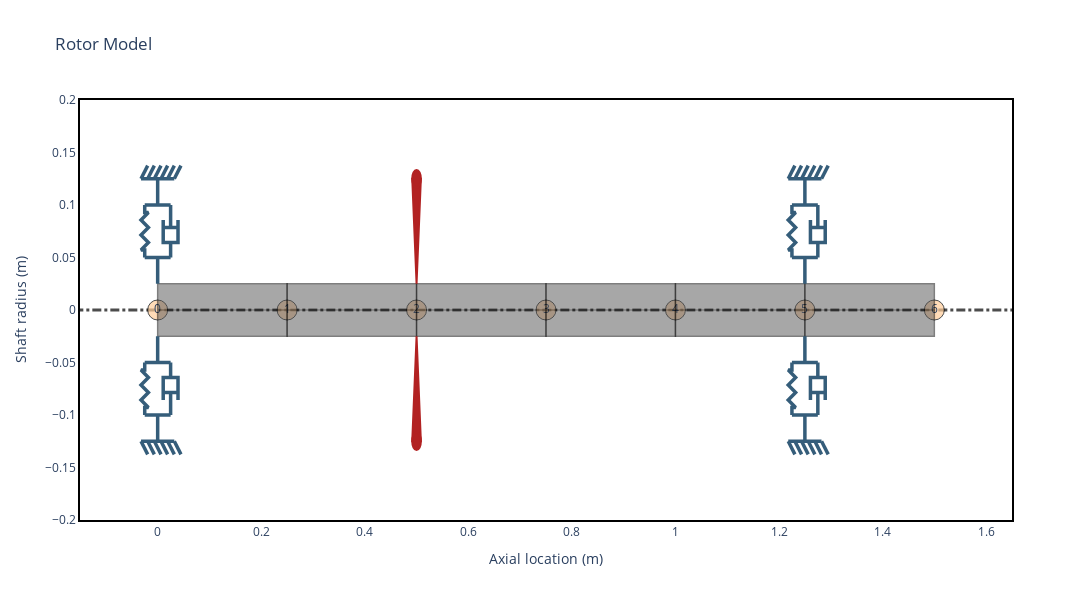

Notebook code for this chart:
### Code cell
rotor = rs.Rotor(shaft_elements=shaft_elements, disk_elements=[disk], bearing_elements=bearings)
rotorfig = rotor.plot_rotor(width=1500,height=600)
rotorfig.update_yaxes(range=[-0.2, 0.2])
rotorfig.show()
rotorfig.write_html("rotorpic.html")

### Figure 1 — Plotly figure (JSON) as saved in the notebook; plotly's stock layout.template omitted (floating-point values rounded to 4 significant figures)
{"data": [{"hoverinfo": "none", "line": {"color": "black", "dash": "dashdot", "width": 3}, "mode": "lines", "opacity": 0.7, "showlegend": false, "type": "scatter", "x": [-0.3, 1.8], "y": [0, 0]}, {"hoverinfo": "none", "marker": {"color": "#ffcc99", "line": {"color": "black", "width": 1}, "opacity": 0.7, "size": 20}, "mode": "markers+text", "showlegend": false, "text": ["0", "1", "2", "3", "4", "5", "6"], "type": "scatter", "x": [0, 0.25, 0.5, 0.75, 1, 1.25, 1.5], "y": [0, 0, 0, 0, 0, 0, 0]}, {"customdata": [[0, 0.05, 0, 0.05, 0, 0.25, "Steel"], [0, 0.05, 0, 0.05, 0, 0.25, "Steel"], [0, 0.05, 0, 0.05, 0, 0.25, "Steel"], [0, 0.05, 0, 0.05, 0, 0.25, "Steel"], [0, 0.05, 0, 0.05, 0, 0.25, "Steel"], [0, 0.05, 0, 0.05, 0, 0.25, "Steel"], [0, 0.05, 0, 0.05, 0, 0.25, "Steel"], [0, 0.05, 0, 0.05, 0, 0.25, "Steel"], [0, 0.05, 0, 0.05, 0, 0.25, "Steel"], [0, 0.05, 0, 0.05, 0, 0.25, "Steel"]], "fill": "toself", "fillcolor": "#525252", "hoverinfo": "text", "hoverlabel": {"bgcolor": "#525252"}, "hoveron": "points+fills", "hovertemplate": "Element Number: 0<br>Left Outer Diameter: 0.05 m<br>Left Inner Diameter: 0.0 m<br>Right Outer Diameter: 0.05 m<br>Right Inner Diameter: 0.0 m<br>Element Length: 0.25 m<br>Material: Steel<br>", "legendgroup": "Shaft", "line": {"color": "black", "width": 1.5}, "mode": "lines", "name": "ShaftElement 0", "opacity": 0.5, "showlegend": false, "text": "Element Number: 0<br>Left Outer Diameter: 0.05 m<br>Left Inner Diameter: 0.0 m<br>Right Outer Diameter: 0.05 m<br>Right Inner Diameter: 0.0 m<br>Element Length: 0.25 m<br>Material: Steel<br>", "type": "scatter", "x": [0, 0, 0.25, 0.25, 0, 0, 0, 0.25, 0.25, 0], "y": [0, 0.025, 0.025, 0, 0, 0, -0.025, -0.025, 0, 0]}, {"customdata": [[1, 0.05, 0, 0.05, 0, 0.25, "Steel"], [1, 0.05, 0, 0.05, 0, 0.25, "Steel"], [1, 0.05, 0, 0.05, 0, 0.25, "Steel"], [1, 0.05, 0, 0.05, 0, 0.25, "Steel"], [1, 0.05, 0, 0.05, 0, 0.25, "Steel"], [1, 0.05, 0, 0.05, 0, 0.25, "Steel"], [1, 0.05, 0, 0.05, 0, 0.25, "Steel"], [1, 0.05, 0, 0.05, 0, 0.25, "Steel"], [1, 0.05, 0, 0.05, 0, 0.25, "Steel"], [1, 0.05, 0, 0.05, 0, 0.25, "Steel"]], "fill": "toself", "fillcolor": "#525252", "hoverinfo": "text", "hoverlabel": {"bgcolor": "#525252"}, "hoveron": "points+fills", "hovertemplate": "Element Number: 1<br>Left Outer Diameter: 0.05 m<br>Left Inner Diameter: 0.0 m<br>Right Outer Diameter: 0.05 m<br>Right Inner Diameter: 0.0 m<br>Element Length: 0.25 m<br>Material: Steel<br>", "legendgroup": "Shaft", "line": {"color": "black", "width": 1.5}, "mode": "lines", "name": "ShaftElement 1", "opacity": 0.5, "showlegend": false, "text": "Element Number: 1<br>Left Outer Diameter: 0.05 m<br>Left Inner Diameter: 0.0 m<br>Right Outer Diameter: 0.05 m<br>Right Inner Diameter: 0.0 m<br>Element Length: 0.25 m<br>Material: Steel<br>", "type": "scatter", "x": [0.25, 0.25, 0.5, 0.5, 0.25, 0.25, 0.25, 0.5, 0.5, 0.25], "y": [0, 0.025, 0.025, 0, 0, 0, -0.025, -0.025, 0, 0]}, {"customdata": [[2, 0.05, 0, 0.05, 0, 0.25, "Steel"], [2, 0.05, 0, 0.05, 0, 0.25, "Steel"], [2, 0.05, 0, 0.05, 0, 0.25, "Steel"], [2, 0.05, 0, 0.05, 0, 0.25, "Steel"], [2, 0.05, 0, 0.05, 0, 0.25, "Steel"], [2, 0.05, 0, 0.05, 0, 0.25, "Steel"], [2, 0.05, 0, 0.05, 0, 0.25, "Steel"], [2, 0.05, 0, 0.05, 0, 0.25, "Steel"], [2, 0.05, 0, 0.05, 0, 0.25, "Steel"], [2, 0.05, 0, 0.05, 0, 0.25, "Steel"]], "fill": "toself", "fillcolor": "#525252", "hoverinfo": "text", "hoverlabel": {"bgcolor": "#525252"}, "hoveron": "points+fills", "hovertemplate": "Element Number: 2<br>Left Outer Diameter: 0.05 m<br>Left Inner Diameter: 0.0 m<br>Right Outer Diameter: 0.05 m<br>Right Inner Diameter: 0.0 m<br>Element Length: 0.25 m<br>Material: Steel<br>", "legendgroup": "Shaft", "line": {"color": "black", "width": 1.5}, "mode": "lines", "name": "ShaftElement 2", "opacity": 0.5, "showlegend": false, "text": "Element Number: 2<br>Left Outer Diameter: 0.05 m<br>Left Inner Diameter: 0.0 m<br>Right Outer Diameter: 0.05 m<br>Right Inner Diameter: 0.0 m<br>Element Length: 0.25 m<br>Material: Steel<br>", "type": "scatter", "x": [0.5, 0.5, 0.75, 0.75, 0.5, 0.5, 0.5, 0.75, 0.75, 0.5], "y": [0, 0.025, 0.025, 0, 0, 0, -0.025, -0.025, 0, 0]}, {"customdata": [[3, 0.05, 0, 0.05, 0, 0.25, "Steel"], [3, 0.05, 0, 0.05, 0, 0.25, "Steel"], [3, 0.05, 0, 0.05, 0, 0.25, "Steel"], [3, 0.05, 0, 0.05, 0, 0.25, "Steel"], [3, 0.05, 0, 0.05, 0, 0.25, "Steel"], [3, 0.05, 0, 0.05, 0, 0.25, "Steel"], [3, 0.05, 0, 0.05, 0, 0.25, "Steel"], [3, 0.05, 0, 0.05, 0, 0.25, "Steel"], [3, 0.05, 0, 0.05, 0, 0.25, "Steel"], [3, 0.05, 0, 0.05, 0, 0.25, "Steel"]], "fill": "toself", "fillcolor": "#525252", "hoverinfo": "text", "hoverlabel": {"bgcolor": "#525252"}, "hoveron": "points+fills", "hovertemplate": "Element Number: 3<br>Left Outer Diameter: 0.05 m<br>Left Inner Diameter: 0.0 m<br>Right Outer Diameter: 0.05 m<br>Right Inner Diameter: 0.0 m<br>Element Length: 0.25 m<br>Material: Steel<br>", "legendgroup": "Shaft", "line": {"color": "black", "width": 1.5}, "mode": "lines", "name": "ShaftElement 3", "opacity": 0.5, "showlegend": false, "text": "Element Number: 3<br>Left Outer Diameter: 0.05 m<br>Left Inner Diameter: 0.0 m<br>Right Outer Diameter: 0.05 m<br>Right Inner Diameter: 0.0 m<br>Element Length: 0.25 m<br>Material: Steel<br>", "type": "scatter", "x": [0.75, 0.75, 1, 1, 0.75, 0.75, 0.75, 1, 1, 0.75], "y": [0, 0.025, 0.025, 0, 0, 0, -0.025, -0.025, 0, 0]}, {"customdata": [[4, 0.05, 0, 0.05, 0, 0.25, "Steel"], [4, 0.05, 0, 0.05, 0, 0.25, "Steel"], [4, 0.05, 0, 0.05, 0, 0.25, "Steel"], [4, 0.05, 0, 0.05, 0, 0.25, "Steel"], [4, 0.05, 0, 0.05, 0, 0.25, "Steel"], [4, 0.05, 0, 0.05, 0, 0.25, "Steel"], [4, 0.05, 0, 0.05, 0, 0.25, "Steel"], [4, 0.05, 0, 0.05, 0, 0.25, "Steel"], [4, 0.05, 0, 0.05, 0, 0.25, "Steel"], [4, 0.05, 0, 0.05, 0, 0.25, "Steel"]], "fill": "toself", "fillcolor": "#525252", "hoverinfo": "text", "hoverlabel": {"bgcolor": "#525252"}, "hoveron": "points+fills", "hovertemplate": "Element Number: 4<br>Left Outer Diameter: 0.05 m<br>Left Inner Diameter: 0.0 m<br>Right Outer Diameter: 0.05 m<br>Right Inner Diameter: 0.0 m<br>Element Length: 0.25 m<br>Material: Steel<br>", "legendgroup": "Shaft", "line": {"color": "black", "width": 1.5}, "mode": "lines", "name": "ShaftElement 4", "opacity": 0.5, "showlegend": false, "text": "Element Number: 4<br>Left Outer Diameter: 0.05 m<br>Left Inner Diameter: 0.0 m<br>Right Outer Diameter: 0.05 m<br>Right Inner Diameter: 0.0 m<br>Element Length: 0.25 m<br>Material: Steel<br>", "type": "scatter", "x": [1, 1, 1.25, 1.25, 1, 1, 1, 1.25, 1.25, 1], "y": [0, 0.025, 0.025, 0, 0, 0, -0.025, -0.025, 0, 0]}, {"customdata": [[5, 0.05, 0, 0.05, 0, 0.25, "Steel"], [5, 0.05, 0, 0.05, 0, 0.25, "Steel"], [5, 0.05, 0, 0.05, 0, 0.25, "Steel"], [5, 0.05, 0, 0.05, 0, 0.25, "Steel"], [5, 0.05, 0, 0.05, 0, 0.25, "Steel"], [5, 0.05, 0, 0.05, 0, 0.25, "Steel"], [5, 0.05, 0, 0.05, 0, 0.25, "Steel"], [5, 0.05, 0, 0.05, 0, 0.25, "Steel"], [5, 0.05, 0, 0.05, 0, 0.25, "Steel"], [5, 0.05, 0, 0.05, 0, 0.25, "Steel"]], "fill": "toself", "fillcolor": "#525252", "hoverinfo": "text", "hoverlabel": {"bgcolor": "#525252"}, "hoveron": "points+fills", "hovertemplate": "Element Number: 5<br>Left Outer Diameter: 0.05 m<br>Left Inner Diameter: 0.0 m<br>Right Outer Diameter: 0.05 m<br>Right Inner Diameter: 0.0 m<br>Element Length: 0.25 m<br>Material: Steel<br>", "legendgroup": "Shaft", "line": {"color": "black", "width": 1.5}, "mode": "lines", "name": "ShaftElement 5", "opacity": 0.5, "showlegend": false, "text": "Element Number: 5<br>Left Outer Diameter: 0.05 m<br>Left Inner Diameter: 0.0 m<br>Right Outer Diameter: 0.05 m<br>Right Inner Diameter: 0.0 m<br>Element Length: 0.25 m<br>Material: Steel<br>", "type": "scatter", "x": [1.25, 1.25, 1.5, 1.5, 1.25, 1.25, 1.25, 1.5, 1.5, 1.25], "y": [0, 0.025, 0.025, 0, 0, 0, -0.025, -0.025, 0, 0]}, {"customdata": [[2, 0.178, 0.329, 32.58], [2, 0.178, 0.329, 32.58], [2, 0.178, 0.329, 32.58], [2, 0.178, 0.329, 32.58], [2, 0.178, 0.329, 32.58], [2, 0.178, 0.329, 32.58], [2, 0.178, 0.329, 32.58], [2, 0.178, 0.329, 32.58], [2, 0.178, 0.329, 32.58]], "fill": "toself", "fillcolor": "Firebrick", "hoverinfo": "text", "hoverlabel": {"bgcolor": "Firebrick"}, "hoveron": "points+fills", "hovertemplate": "Disk Node: 2<br>Polar Inertia: 1.780e-01<br>Diametral Inertia: 3.290e-01<br>Disk mass: 32.580<br>", "legendgroup": "disks", "line": {"color": "Firebrick", "width": 2}, "mode": "lines", "name": "Disk", "showlegend": false, "text": "Disk Node: 2<br>Polar Inertia: 1.780e-01<br>Diametral Inertia: 3.290e-01<br>Disk mass: 32.580<br>", "type": "scatter", "x": [0.5, 0.5083, 0.4917, 0.5, null, 0.5, 0.5083, 0.4917, 0.5], "y": [0.025, 0.125, 0.125, 0.025, null, -0.025, -0.125, -0.125, -0.025]}, {"hoverinfo": "none", "legendgroup": "bearings", "line": {"color": "#355d7a", "width": 3.5}, "mode": "lines", "name": "Bearing 0", "showlegend": false, "type": "scatter", "x": [0, 0, -0.025, 0.025], "y": [0.025, 0.05, 0.05, 0.05]}, {"hoverinfo": "none", "legendgroup": "bearings", "line": {"color": "#355d7a", "width": 3.5}, "mode": "lines", "name": "Bearing 0", "showlegend": false, "type": "scatter", "x": [0, 0, -0.025, 0.025], "y": [-0.025, -0.05, -0.05, -0.05]}, {"hoverinfo": "none", "legendgroup": "bearings", "line": {"color": "#355d7a", "width": 3.5}, "mode": "lines", "name": "Bearing 0", "showlegend": false, "type": "scatter", "x": [0, 0, -0.025, 0.025], "y": [0.125, 0.1, 0.1, 0.1]}, {"hoverinfo": "none", "legendgroup": "bearings", "line": {"color": "#355d7a", "width": 3.5}, "mode": "lines", "name": "Bearing 0", "showlegend": false, "type": "scatter", "x": [0, 0, -0.025, 0.025], "y": [-0.125, -0.1, -0.1, -0.1]}, {"hoverinfo": "none", "legendgroup": "bearings", "line": {"color": "#355d7a", "width": 3.5}, "mode": "lines", "name": "Bearing 0", "showlegend": false, "type": "scatter", "x": [-0.03214, 0.03214], "y": [0.125, 0.125]}, {"hoverinfo": "none", "legendgroup": "bearings", "line": {"color": "#355d7a", "width": 3.5}, "mode": "lines", "name": "Bearing 0", "showlegend": false, "type": "scatter", "x": [-0.03214, 0.03214], "y": [-0.125, -0.125]}, {"hoverinfo": "none", "legendgroup": "bearings", "line": {"color": "#355d7a", "width": 3.5}, "mode": "lines", "name": "Bearing 0", "showlegend": false, "type": "scatter", "x": [-0.03214, -0.01929], "y": [0.125, 0.1375]}, {"hoverinfo": "none", "legendgroup": "bearings", "line": {"color": "#355d7a", "width": 3.5}, "mode": "lines", "name": "Bearing 0", "showlegend": false, "type": "scatter", "x": [-0.03214, -0.01929], "y": [-0.125, -0.1375]}, {"hoverinfo": "none", "legendgroup": "bearings", "line": {"color": "#355d7a", "width": 3.5}, "mode": "lines", "name": "Bearing 0", "showlegend": false, "type": "scatter", "x": [-0.01929, -0.006429], "y": [0.125, 0.1375]}, {"hoverinfo": "none", "legendgroup": "bearings", "line": {"color": "#355d7a", "width": 3.5}, "mode": "lines", "name": "Bearing 0", "showlegend": false, "type": "scatter", "x": [-0.01929, -0.006429], "y": [-0.125, -0.1375]}, {"hoverinfo": "none", "legendgroup": "bearings", "line": {"color": "#355d7a", "width": 3.5}, "mode": "lines", "name": "Bearing 0", "showlegend": false, "type": "scatter", "x": [-0.006429, 0.006429], "y": [0.125, 0.1375]}, {"hoverinfo": "none", "legendgroup": "bearings", "line": {"color": "#355d7a", "width": 3.5}, "mode": "lines", "name": "Bearing 0", "showlegend": false, "type": "scatter", "x": [-0.006429, 0.006429], "y": [-0.125, -0.1375]}, {"hoverinfo": "none", "legendgroup": "bearings", "line": {"color": "#355d7a", "width": 3.5}, "mode": "lines", "name": "Bearing 0", "showlegend": false, "type": "scatter", "x": [0.006429, 0.01929], "y": [0.125, 0.1375]}, {"hoverinfo": "none", "legendgroup": "bearings", "line": {"color": "#355d7a", "width": 3.5}, "mode": "lines", "name": "Bearing 0", "showlegend": false, "type": "scatter", "x": [0.006429, 0.01929], "y": [-0.125, -0.1375]}, {"hoverinfo": "none", "legendgroup": "bearings", "line": {"color": "#355d7a", "width": 3.5}, "mode": "lines", "name": "Bearing 0", "showlegend": false, "type": "scatter", "x": [0.01929, 0.03214], "y": [0.125, 0.1375]}, {"hoverinfo": "none", "legendgroup": "bearings", "line": {"color": "#355d7a", "width": 3.5}, "mode": "lines", "name": "Bearing 0", "showlegend": false, "type": "scatter", "x": [0.01929, 0.03214], "y": [-0.125, -0.1375]}, {"hoverinfo": "none", "legendgroup": "bearings", "line": {"color": "#355d7a", "width": 3.5}, "mode": "lines", "name": "Bearing 0", "showlegend": false, "type": "scatter", "x": [0.03214, 0.045], "y": [0.125, 0.1375]}, {"hoverinfo": "none", "legendgroup": "bearings", "line": {"color": "#355d7a", "width": 3.5}, "mode": "lines", "name": "Bearing 0", "showlegend": false, "type": "scatter", "x": [0.03214, 0.045], "y": [-0.125, -0.1375]}, {"hoverinfo": "none", "legendgroup": "bearings", "line": {"color": "#355d7a", "width": 3.5}, "mode": "lines", "name": "Bearing 0", "showlegend": false, "type": "scatter", "x": [-0.025, -0.025, -0.03214, -0.01786, -0.03214, -0.01786, -0.03214, -0.01786, -0.025, -0.025], "y": [0.05, 0.05714, 0.05714, 0.06429, 0.07143, 0.07857, 0.08571, 0.09286, 0.09286, 0.1]}, {"hoverinfo": "none", "legendgroup": "bearings", "line": {"color": "#355d7a", "width": 3.5}, "mode": "lines", "name": "Bearing 0", "showlegend": false, "type": "scatter", "x": [-0.025, -0.025, -0.03214, -0.01786, -0.03214, -0.01786, -0.03214, -0.01786, -0.025, -0.025], "y": [-0.05, -0.05714, -0.05714, -0.06429, -0.07143, -0.07857, -0.08571, -0.09286, -0.09286, -0.1]}, {"hoverinfo": "none", "legendgroup": "bearings", "line": {"color": "#355d7a", "width": 3.5}, "mode": "lines", "name": "Bearing 0", "showlegend": false, "type": "scatter", "x": [0.025, 0.025], "y": [0.05, 0.06429]}, {"hoverinfo": "none", "legendgroup": "bearings", "line": {"color": "#355d7a", "width": 3.5}, "mode": "lines", "name": "Bearing 0", "showlegend": false, "type": "scatter", "x": [0.025, 0.025], "y": [-0.05, -0.06429]}, {"hoverinfo": "none", "legendgroup": "bearings", "line": {"color": "#355d7a", "width": 3.5}, "mode": "lines", "name": "Bearing 0", "showlegend": false, "type": "scatter", "x": [0.01071, 0.01071, 0.03929, 0.03929], "y": [0.08571, 0.06429, 0.06429, 0.08571]}, {"hoverinfo": "none", "legendgroup": "bearings", "line": {"color": "#355d7a", "width": 3.5}, "mode": "lines", "name": "Bearing 0", "showlegend": false, "type": "scatter", "x": [0.01071, 0.01071, 0.03929, 0.03929], "y": [-0.08571, -0.06429, -0.06429, -0.08571]}, {"hoverinfo": "none", "legendgroup": "bearings", "line": {"color": "#355d7a", "width": 3.5}, "mode": "lines", "name": "Bearing 0", "showlegend": false, "type": "scatter", "x": [0.01071, 0.03929, 0.025, 0.025], "y": [0.07857, 0.07857, 0.07857, 0.1]}, {"hoverinfo": "none", "legendgroup": "bearings", "line": {"color": "#355d7a", "width": 3.5}, "mode": "lines", "name": "Bearing 0", "showlegend": false, "type": "scatter", "x": [0.01071, 0.03929, 0.025, 0.025], "y": [-0.07857, -0.07857, -0.07857, -0.1]}, {"hoverinfo": "none", "legendgroup": "bearings", "line": {"color": "#355d7a", "width": 3.5}, "mode": "lines", "name": "Bearing 1", "showlegend": false, "type": "scatter", "x": [1.25, 1.25, 1.225, 1.275], "y": [0.025, 0.05, 0.05, 0.05]}, {"hoverinfo": "none", "legendgroup": "bearings", "line": {"color": "#355d7a", "width": 3.5}, "mode": "lines", "name": "Bearing 1", "showlegend": false, "type": "scatter", "x": [1.25, 1.25, 1.225, 1.275], "y": [-0.025, -0.05, -0.05, -0.05]}, {"hoverinfo": "none", "legendgroup": "bearings", "line": {"color": "#355d7a", "width": 3.5}, "mode": "lines", "name": "Bearing 1", "showlegend": false, "type": "scatter", "x": [1.25, 1.25, 1.225, 1.275], "y": [0.125, 0.1, 0.1, 0.1]}, {"hoverinfo": "none", "legendgroup": "bearings", "line": {"color": "#355d7a", "width": 3.5}, "mode": "lines", "name": "Bearing 1", "showlegend": false, "type": "scatter", "x": [1.25, 1.25, 1.225, 1.275], "y": [-0.125, -0.1, -0.1, -0.1]}, {"hoverinfo": "none", "legendgroup": "bearings", "line": {"color": "#355d7a", "width": 3.5}, "mode": "lines", "name": "Bearing 1", "showlegend": false, "type": "scatter", "x": [1.218, 1.282], "y": [0.125, 0.125]}, {"hoverinfo": "none", "legendgroup": "bearings", "line": {"color": "#355d7a", "width": 3.5}, "mode": "lines", "name": "Bearing 1", "showlegend": false, "type": "scatter", "x": [1.218, 1.282], "y": [-0.125, -0.125]}, {"hoverinfo": "none", "legendgroup": "bearings", "line": {"color": "#355d7a", "width": 3.5}, "mode": "lines", "name": "Bearing 1", "showlegend": false, "type": "scatter", "x": [1.218, 1.231], "y": [0.125, 0.1375]}, {"hoverinfo": "none", "legendgroup": "bearings", "line": {"color": "#355d7a", "width": 3.5}, "mode": "lines", "name": "Bearing 1", "showlegend": false, "type": "scatter", "x": [1.218, 1.231], "y": [-0.125, -0.1375]}, {"hoverinfo": "none", "legendgroup": "bearings", "line": {"color": "#355d7a", "width": 3.5}, "mode": "lines", "name": "Bearing 1", "showlegend": false, "type": "scatter", "x": [1.231, 1.244], "y": [0.125, 0.1375]}, {"hoverinfo": "none", "legendgroup": "bearings", "line": {"color": "#355d7a", "width": 3.5}, "mode": "lines", "name": "Bearing 1", "showlegend": false, "type": "scatter", "x": [1.231, 1.244], "y": [-0.125, -0.1375]}, {"hoverinfo": "none", "legendgroup": "bearings", "line": {"color": "#355d7a", "width": 3.5}, "mode": "lines", "name": "Bearing 1", "showlegend": false, "type": "scatter", "x": [1.244, 1.256], "y": [0.125, 0.1375]}, {"hoverinfo": "none", "legendgroup": "bearings", "line": {"color": "#355d7a", "width": 3.5}, "mode": "lines", "name": "Bearing 1", "showlegend": false, "type": "scatter", "x": [1.244, 1.256], "y": [-0.125, -0.1375]}, {"hoverinfo": "none", "legendgroup": "bearings", "line": {"color": "#355d7a", "width": 3.5}, "mode": "lines", "name": "Bearing 1", "showlegend": false, "type": "scatter", "x": [1.256, 1.269], "y": [0.125, 0.1375]}, {"hoverinfo": "none", "legendgroup": "bearings", "line": {"color": "#355d7a", "width": 3.5}, "mode": "lines", "name": "Bearing 1", "showlegend": false, "type": "scatter", "x": [1.256, 1.269], "y": [-0.125, -0.1375]}, {"hoverinfo": "none", "legendgroup": "bearings", "line": {"color": "#355d7a", "width": 3.5}, "mode": "lines", "name": "Bearing 1", "showlegend": false, "type": "scatter", "x": [1.269, 1.282], "y": [0.125, 0.1375]}, {"hoverinfo": "none", "legendgroup": "bearings", "line": {"color": "#355d7a", "width": 3.5}, "mode": "lines", "name": "Bearing 1", "showlegend": false, "type": "scatter", "x": [1.269, 1.282], "y": [-0.125, -0.1375]}, {"hoverinfo": "none", "legendgroup": "bearings", "line": {"color": "#355d7a", "width": 3.5}, "mode": "lines", "name": "Bearing 1", "showlegend": false, "type": "scatter", "x": [1.282, 1.295], "y": [0.125, 0.1375]}, {"hoverinfo": "none", "legendgroup": "bearings", "line": {"color": "#355d7a", "width": 3.5}, "mode": "lines", "name": "Bearing 1", "showlegend": false, "type": "scatter", "x": [1.282, 1.295], "y": [-0.125, -0.1375]}, {"hoverinfo": "none", "legendgroup": "bearings", "line": {"color": "#355d7a", "width": 3.5}, "mode": "lines", "name": "Bearing 1", "showlegend": false, "type": "scatter", "x": [1.225, 1.225, 1.218, 1.232, 1.218, 1.232, 1.218, 1.232, 1.225, 1.225], "y": [0.05, 0.05714, 0.05714, 0.06429, 0.07143, 0.07857, 0.08571, 0.09286, 0.09286, 0.1]}, {"hoverinfo": "none", "legendgroup": "bearings", "line": {"color": "#355d7a", "width": 3.5}, "mode": "lines", "name": "Bearing 1", "showlegend": false, "type": "scatter", "x": [1.225, 1.225, 1.218, 1.232, 1.218, 1.232, 1.218, 1.232, 1.225, 1.225], "y": [-0.05, -0.05714, -0.05714, -0.06429, -0.07143, -0.07857, -0.08571, -0.09286, -0.09286, -0.1]}, {"hoverinfo": "none", "legendgroup": "bearings", "line": {"color": "#355d7a", "width": 3.5}, "mode": "lines", "name": "Bearing 1", "showlegend": false, "type": "scatter", "x": [1.275, 1.275], "y": [0.05, 0.06429]}, {"hoverinfo": "none", "legendgroup": "bearings", "line": {"color": "#355d7a", "width": 3.5}, "mode": "lines", "name": "Bearing 1", "showlegend": false, "type": "scatter", "x": [1.275, 1.275], "y": [-0.05, -0.06429]}, {"hoverinfo": "none", "legendgroup": "bearings", "line": {"color": "#355d7a", "width": 3.5}, "mode": "lines", "name": "Bearing 1", "showlegend": false, "type": "scatter", "x": [1.261, 1.261, 1.289, 1.289], "y": [0.08571, 0.06429, 0.06429, 0.08571]}, {"hoverinfo": "none", "legendgroup": "bearings", "line": {"color": "#355d7a", "width": 3.5}, "mode": "lines", "name": "Bearing 1", "showlegend": false, "type": "scatter", "x": [1.261, 1.261, 1.289, 1.289], "y": [-0.08571, -0.06429, -0.06429, -0.08571]}, {"hoverinfo": "none", "legendgroup": "bearings", "line": {"color": "#355d7a", "width": 3.5}, "mode": "lines", "name": "Bearing 1", "showlegend": false, "type": "scatter", "x": [1.261, 1.289, 1.275, 1.275], "y": [0.07857, 0.07857, 0.07857, 0.1]}, {"hoverinfo": "none", "legendgroup": "bearings", "line": {"color": "#355d7a", "width": 3.5}, "mode": "lines", "name": "Bearing 1", "showlegend": false, "type": "scatter", "x": [1.261, 1.289, 1.275, 1.275], "y": [-0.07857, -0.07857, -0.07857, -0.1]}], "layout": {"height": 600, "shapes": [{"fillcolor": "Firebrick", "line": {"color": "Firebrick"}, "type": "circle", "x0": 0.5083, "x1": 0.4917, "xref": "x", "y0": 0.1167, "y1": 0.1333, "yref": "y"}, {"fillcolor": "Firebrick", "line": {"color": "Firebrick"}, "type": "circle", "x0": 0.5083, "x1": 0.4917, "xref": "x", "y0": -0.1167, "y1": -0.1333, "yref": "y"}], "title": {"text": "Rotor Model"}, "width": 1500, "xaxis": {"mirror": true, "range": [-0.15, 1.65], "showgrid": false, "title": {"text": "Axial location (m)"}, "type": "linear"}, "yaxis": {"mirror": true, "range": [-0.2, 0.2], "showgrid": false, "title": {"text": "Shaft radius (m)"}, "type": "linear"}}}
